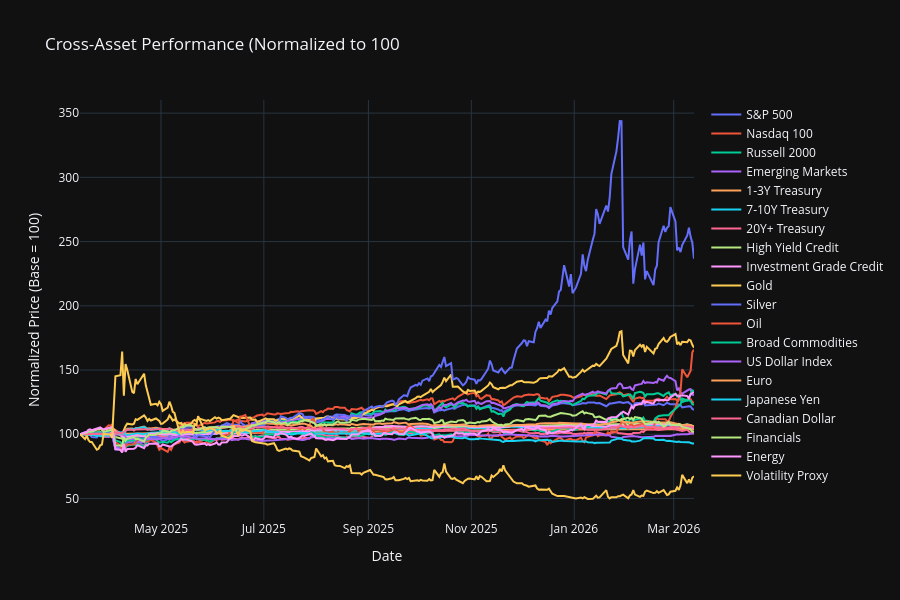

Source (notebook cell):
### Code cell
#normalize prices to 100 so we can compare all assets on the same scale
normalized = (close_prices / close_prices.iloc[0]) * 100

#create the figure
fig = go.Figure()

#Add a line for each asset
for ticker, name in tickers.items():
    fig.add_trace(go.Scatter(
        x = normalized.index,
        y = normalized[ticker],
        name = name,
        mode = 'lines'
    ))

    #style the chart
    fig.update_layout (
        title = 'Cross-Asset Performance (Normalized to 100',
        xaxis_title = 'Date',
        yaxis_title = 'Normalized Price (Base = 100)',
        height = 600,
        hovermode = 'x unified',
        template = 'plotly_dark'
    )

fig.show()

### Figure 1 — Plotly figure (JSON) as saved in the notebook; plotly's stock layout.template omitted (floating-point values rounded to 4 significant figures; data arrays with more than 128 entries replaced by an {"elided": "..."} marker saying what was removed)
{"data": [{"mode": "lines", "name": "S&P 500", "type": "scatter", "x": {"elided": "251 str values"}, "y": {"elided": "251 float values"}}, {"mode": "lines", "name": "Nasdaq 100", "type": "scatter", "x": {"elided": "251 str values"}, "y": {"elided": "251 float values"}}, {"mode": "lines", "name": "Russell 2000", "type": "scatter", "x": {"elided": "251 str values"}, "y": {"elided": "251 float values"}}, {"mode": "lines", "name": "Emerging Markets", "type": "scatter", "x": {"elided": "251 str values"}, "y": {"elided": "251 float values"}}, {"mode": "lines", "name": "1-3Y Treasury", "type": "scatter", "x": {"elided": "251 str values"}, "y": {"elided": "251 float values"}}, {"mode": "lines", "name": "7-10Y Treasury", "type": "scatter", "x": {"elided": "251 str values"}, "y": {"elided": "251 float values"}}, {"mode": "lines", "name": "20Y+ Treasury", "type": "scatter", "x": {"elided": "251 str values"}, "y": {"elided": "251 float values"}}, {"mode": "lines", "name": "High Yield Credit", "type": "scatter", "x": {"elided": "251 str values"}, "y": {"elided": "251 float values"}}, {"mode": "lines", "name": "Investment Grade Credit", "type": "scatter", "x": {"elided": "251 str values"}, "y": {"elided": "251 float values"}}, {"mode": "lines", "name": "Gold", "type": "scatter", "x": {"elided": "251 str values"}, "y": {"elided": "251 float values"}}, {"mode": "lines", "name": "Silver", "type": "scatter", "x": {"elided": "251 str values"}, "y": {"elided": "251 float values"}}, {"mode": "lines", "name": "Oil", "type": "scatter", "x": {"elided": "251 str values"}, "y": {"elided": "251 float values"}}, {"mode": "lines", "name": "Broad Commodities", "type": "scatter", "x": {"elided": "251 str values"}, "y": {"elided": "251 float values"}}, {"mode": "lines", "name": "US Dollar Index", "type": "scatter", "x": {"elided": "251 str values"}, "y": {"elided": "251 float values"}}, {"mode": "lines", "name": "Euro", "type": "scatter", "x": {"elided": "251 str values"}, "y": {"elided": "251 float values"}}, {"mode": "lines", "name": "Japanese Yen", "type": "scatter", "x": {"elided": "251 str values"}, "y": {"elided": "251 float values"}}, {"mode": "lines", "name": "Canadian Dollar", "type": "scatter", "x": {"elided": "251 str values"}, "y": {"elided": "251 float values"}}, {"mode": "lines", "name": "Financials", "type": "scatter", "x": {"elided": "251 str values"}, "y": {"elided": "251 float values"}}, {"mode": "lines", "name": "Energy", "type": "scatter", "x": {"elided": "251 str values"}, "y": {"elided": "251 float values"}}, {"mode": "lines", "name": "Volatility Proxy", "type": "scatter", "x": {"elided": "251 str values"}, "y": {"elided": "251 float values"}}], "layout": {"height": 600, "hovermode": "x unified", "title": {"text": "Cross-Asset Performance (Normalized to 100"}, "xaxis": {"title": {"text": "Date"}}, "yaxis": {"title": {"text": "Normalized Price (Base = 100)"}}}}
